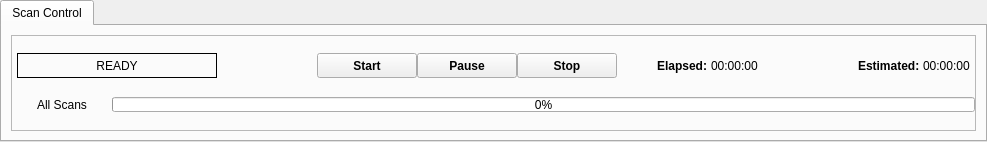
  <widget class="QDockWidget" name="dockWidget_Status">
   <property name="sizePolicy">
    <sizepolicy hsizetype="Preferred" vsizetype="Maximum">
     <horstretch>0</horstretch>
     <verstretch>0</verstretch>
    </sizepolicy>
   </property>
   <property name="minimumSize">
    <size>
     <width>850</width>
     <height>142</height>
    </size>
   </property>
   <property name="maximumSize">
    <size>
     <width>524287</width>
     <height>524287</height>
    </size>
   </property>
   <property name="features">
    <set>QDockWidget::DockWidgetClosable|QDockWidget::DockWidgetFloatable</set>
   </property>
   <property name="allowedAreas">
    <set>Qt::BottomDockWidgetArea</set>
   </property>
   <property name="windowTitle">
    <string>Status</string>
   </property>
   <attribute name="dockWidgetArea">
    <number>8</number>
   </attribute>
   <widget class="QWidget" name="dockWidgetContents_2">
    <layout class="QVBoxLayout" name="verticalLayout_23">
     <property name="spacing">
      <number>0</number>
     </property>
     <property name="leftMargin">
      <number>0</number>
     </property>
     <property name="topMargin">
      <number>0</number>
     </property>
     <property name="rightMargin">
      <number>0</number>
     </property>
     <property name="bottomMargin">
      <number>0</number>
     </property>
     <item>
      <widget class="QTabWidget" name="propertiesTabWidget">
       <property name="currentIndex">
        <number>0</number>
       </property>
       <widget class="QWidget" name="scan_queue_tab">
        <attribute name="title">
         <string>Scan Control</string>
        </attribute>
        <layout class="QVBoxLayout" name="verticalLayout_7">
         <item>
          <widget class="QFrame" name="scanQFrame">
           <property name="maximumSize">
            <size>
             <width>16777215</width>
             <height>16777215</height>
            </size>
           </property>
           <property name="frameShape">
            <enum>QFrame::StyledPanel</enum>
           </property>
           <property name="frameShadow">
            <enum>QFrame::Raised</enum>
           </property>
           <layout class="QVBoxLayout" name="verticalLayout_27">
            <property name="spacing">
             <number>0</number>
            </property>
            <property name="leftMargin">
             <number>0</number>
            </property>
            <property name="topMargin">
             <number>0</number>
            </property>
            <property name="rightMargin">
             <number>0</number>
            </property>
            <property name="bottomMargin">
             <number>0</number>
            </property>
            <item>
             <layout class="QHBoxLayout" name="horizontalLayout_19">
              <property name="sizeConstraint">
               <enum>QLayout::SetDefaultConstraint</enum>
              </property>
              <property name="leftMargin">
               <number>5</number>
              </property>
              <property name="topMargin">
               <number>2</number>
              </property>
              <property name="rightMargin">
               <number>5</number>
              </property>
              <property name="bottomMargin">
               <number>2</number>
              </property>
              <item>
               <widget class="QLabel" name="scanActionLbl">
                <property name="minimumSize">
                 <size>
                  <width>200</width>
                  <height>0</height>
                 </size>
                </property>
                <property name="maximumSize">
                 <size>
                  <width>16777215</width>
                  <height>30</height>
                 </size>
                </property>
                <property name="autoFillBackground">
                 <bool>false</bool>
                </property>
                <property name="styleSheet">
                 <string notr="true"/>
                </property>
                <property name="frameShape">
                 <enum>QFrame::Box</enum>
                </property>
                <property name="text">
                 <string>READY</string>
                </property>
                <property name="textFormat">
                 <enum>Qt::PlainText</enum>
                </property>
                <property name="alignment">
                 <set>Qt::AlignCenter</set>
                </property>
                <property name="busy" stdset="0">
                 <bool>false</bool>
                </property>
               </widget>
              </item>
              <item>
               <spacer name="horizontalSpacer_4">
                <property name="orientation">
                 <enum>Qt::Horizontal</enum>
                </property>
                <property name="sizeHint" stdset="0">
                 <size>
                  <width>100</width>
                  <height>20</height>
                 </size>
                </property>
               </spacer>
              </item>
              <item>
               <widget class="QPushButton" name="startBtn">
                <property name="minimumSize">
                 <size>
                  <width>100</width>
                  <height>0</height>
                 </size>
                </property>
                <property name="maximumSize">
                 <size>
                  <width>16777215</width>
                  <height>30</height>
                 </size>
                </property>
                <property name="font">
                 <font>
                  <weight>75</weight>
                  <bold>true</bold>
                  <kerning>false</kerning>
                 </font>
                </property>
                <property name="text">
                 <string>Start</string>
                </property>
                <property name="flat">
                 <bool>false</bool>
                </property>
               </widget>
              </item>
              <item>
               <widget class="QPushButton" name="pauseBtn">
                <property name="minimumSize">
                 <size>
                  <width>100</width>
                  <height>0</height>
                 </size>
                </property>
                <property name="maximumSize">
                 <size>
                  <width>16777215</width>
                  <height>30</height>
                 </size>
                </property>
                <property name="font">
                 <font>
                  <weight>75</weight>
                  <bold>true</bold>
                  <kerning>false</kerning>
                 </font>
                </property>
                <property name="text">
                 <string>Pause</string>
                </property>
                <property name="checkable">
                 <bool>true</bool>
                </property>
                <property name="checked">
                 <bool>false</bool>
                </property>
               </widget>
              </item>
              <item>
               <widget class="QPushButton" name="stopBtn">
                <property name="minimumSize">
                 <size>
                  <width>100</width>
                  <height>0</height>
                 </size>
                </property>
                <property name="maximumSize">
                 <size>
                  <width>16777215</width>
                  <height>30</height>
                 </size>
                </property>
                <property name="font">
                 <font>
                  <weight>75</weight>
                  <bold>true</bold>
                  <kerning>false</kerning>
                 </font>
                </property>
                <property name="text">
                 <string>Stop</string>
                </property>
               </widget>
              </item>
              <item>
               <spacer name="horizontalSpacer_2">
                <property name="orientation">
                 <enum>Qt::Horizontal</enum>
                </property>
                <property name="sizeHint" stdset="0">
                 <size>
                  <width>40</width>
                  <height>20</height>
                 </size>
                </property>
               </spacer>
              </item>
              <item>
               <widget class="QLabel" name="label_31">
                <property name="maximumSize">
                 <size>
                  <width>16777215</width>
                  <height>25</height>
                 </size>
                </property>
                <property name="font">
                 <font>
                  <weight>75</weight>
                  <bold>true</bold>
                 </font>
                </property>
                <property name="text">
                 <string>Elapsed: </string>
                </property>
               </widget>
              </item>
              <item>
               <widget class="QLabel" name="elapsedTimeLbl">
                <property name="maximumSize">
                 <size>
                  <width>16777215</width>
                  <height>25</height>
                 </size>
                </property>
                <property name="palette">
                 <palette>
                  <active>
                   <colorrole role="Button">
                    <brush brushstyle="SolidPattern">
                     <color alpha="255">
                      <red>223</red>
                      <green>223</green>
                      <blue>224</blue>
                     </color>
                    </brush>
                   </colorrole>
                   <colorrole role="Text">
                    <brush brushstyle="SolidPattern">
                     <color alpha="255">
                      <red>0</red>
                      <green>0</green>
                      <blue>255</blue>
                     </color>
                    </brush>
                   </colorrole>
                   <colorrole role="Base">
                    <brush brushstyle="SolidPattern">
                     <color alpha="255">
                      <red>223</red>
                      <green>223</green>
                      <blue>224</blue>
                     </color>
                    </brush>
                   </colorrole>
                   <colorrole role="Window">
                    <brush brushstyle="SolidPattern">
                     <color alpha="255">
                      <red>223</red>
                      <green>223</green>
                      <blue>224</blue>
                     </color>
                    </brush>
                   </colorrole>
                   <colorrole role="PlaceholderText">
                    <brush brushstyle="NoBrush">
                     <color alpha="128">
                      <red>0</red>
                      <green>0</green>
                      <blue>255</blue>
                     </color>
                    </brush>
                   </colorrole>
                  </active>
                  <inactive>
                   <colorrole role="Button">
                    <brush brushstyle="SolidPattern">
                     <color alpha="255">
                      <red>223</red>
                      <green>223</green>
                      <blue>224</blue>
                     </color>
                    </brush>
                   </colorrole>
                   <colorrole role="Text">
                    <brush brushstyle="SolidPattern">
                     <color alpha="255">
                      <red>0</red>
                      <green>0</green>
                      <blue>255</blue>
                     </color>
                    </brush>
                   </colorrole>
                   <colorrole role="Base">
                    <brush brushstyle="SolidPattern">
                     <color alpha="255">
                      <red>223</red>
                      <green>223</green>
                      <blue>224</blue>
                     </color>
                    </brush>
                   </colorrole>
                   <colorrole role="Window">
                    <brush brushstyle="SolidPattern">
                     <color alpha="255">
                      <red>223</red>
                      <green>223</green>
                      <blue>224</blue>
                     </color>
                    </brush>
                   </colorrole>
                   <colorrole role="PlaceholderText">
                    <brush brushstyle="NoBrush">
                     <color alpha="128">
                      <red>0</red>
                      <green>0</green>
                      <blue>255</blue>
                     </color>
                    </brush>
                   </colorrole>
                  </inactive>
                  <disabled>
                   <colorrole role="Button">
                    <brush brushstyle="SolidPattern">
                     <color alpha="255">
                      <red>223</red>
                      <green>223</green>
                      <blue>224</blue>
                     </color>
                    </brush>
                   </colorrole>
                   <colorrole role="Text">
                    <brush brushstyle="SolidPattern">
                     <color alpha="255">
                      <red>110</red>
                      <green>110</green>
                      <blue>110</blue>
                     </color>
                    </brush>
                   </colorrole>
                   <colorrole role="Base">
                    <brush brushstyle="SolidPattern">
                     <color alpha="255">
                      <red>223</red>
                      <green>223</green>
                      <blue>224</blue>
                     </color>
                    </brush>
                   </colorrole>
                   <colorrole role="Window">
                    <brush brushstyle="SolidPattern">
                     <color alpha="255">
                      <red>223</red>
                      <green>223</green>
                      <blue>224</blue>
                     </color>
                    </brush>
                   </colorrole>
                   <colorrole role="PlaceholderText">
                    <brush brushstyle="NoBrush">
                     <color alpha="128">
                      <red>0</red>
                      <green>0</green>
                      <blue>255</blue>
                     </color>
                    </brush>
                   </colorrole>
                  </disabled>
                 </palette>
                </property>
                <property name="font">
                 <font>
                  <weight>50</weight>
                  <bold>false</bold>
                 </font>
                </property>
                <property name="text">
                 <string>00:00:00</string>
                </property>
               </widget>
              </item>
              <item>
               <spacer name="horizontalSpacer">
                <property name="orientation">
                 <enum>Qt::Horizontal</enum>
                </property>
                <property name="sizeHint" stdset="0">
                 <size>
                  <width>100</width>
                  <height>20</height>
                 </size>
                </property>
               </spacer>
              </item>
              <item>
               <widget class="QLabel" name="label_33">
                <property name="maximumSize">
                 <size>
                  <width>16777215</width>
                  <height>25</height>
                 </size>
                </property>
                <property name="font">
                 <font>
                  <weight>75</weight>
                  <bold>true</bold>
                 </font>
                </property>
                <property name="text">
                 <string>Estimated: </string>
                </property>
               </widget>
              </item>
              <item>
               <widget class="QLabel" name="estimatedTimeLbl">
                <property name="maximumSize">
                 <size>
                  <width>16777215</width>
                  <height>25</height>
                 </size>
                </property>
                <property name="palette">
                 <palette>
                  <active>
                   <colorrole role="Button">
                    <brush brushstyle="SolidPattern">
                     <color alpha="255">
                      <red>223</red>
                      <green>223</green>
                      <blue>224</blue>
                     </color>
                    </brush>
                   </colorrole>
                   <colorrole role="Text">
                    <brush brushstyle="SolidPattern">
                     <color alpha="255">
                      <red>0</red>
                      <green>0</green>
                      <blue>255</blue>
                     </color>
                    </brush>
                   </colorrole>
                   <colorrole role="Base">
                    <brush brushstyle="SolidPattern">
                     <color alpha="255">
                      <red>223</red>
                      <green>223</green>
                      <blue>224</blue>
                     </color>
                    </brush>
                   </colorrole>
                   <colorrole role="Window">
                    <brush brushstyle="SolidPattern">
                     <color alpha="255">
                      <red>223</red>
                      <green>223</green>
                      <blue>224</blue>
                     </color>
                    </brush>
                   </colorrole>
                   <colorrole role="PlaceholderText">
                    <brush brushstyle="NoBrush">
                     <color alpha="128">
                      <red>0</red>
                      <green>0</green>
                      <blue>255</blue>
                     </color>
                    </brush>
                   </colorrole>
                  </active>
                  <inactive>
                   <colorrole role="Button">
                    <brush brushstyle="SolidPattern">
                     <color alpha="255">
                      <red>223</red>
                      <green>223</green>
                      <blue>224</blue>
                     </color>
                    </brush>
                   </colorrole>
                   <colorrole role="Text">
                    <brush brushstyle="SolidPattern">
                     <color alpha="255">
                      <red>0</red>
                      <green>0</green>
                      <blue>255</blue>
                     </color>
                    </brush>
                   </colorrole>
                   <colorrole role="Base">
                    <brush brushstyle="SolidPattern">
                     <color alpha="255">
                      <red>223</red>
                      <green>223</green>
                      <blue>224</blue>
                     </color>
                    </brush>
                   </colorrole>
                   <colorrole role="Window">
                    <brush brushstyle="SolidPattern">
                     <color alpha="255">
                      <red>223</red>
                      <green>223</green>
                      <blue>224</blue>
                     </color>
                    </brush>
                   </colorrole>
                   <colorrole role="PlaceholderText">
                    <brush brushstyle="NoBrush">
                     <color alpha="128">
                      <red>0</red>
                      <green>0</green>
                      <blue>255</blue>
                     </color>
                    </brush>
                   </colorrole>
                  </inactive>
                  <disabled>
                   <colorrole role="Button">
                    <brush brushstyle="SolidPattern">
                     <color alpha="255">
                      <red>223</red>
                      <green>223</green>
                      <blue>224</blue>
                     </color>
                    </brush>
                   </colorrole>
                   <colorrole role="Text">
                    <brush brushstyle="SolidPattern">
                     <color alpha="255">
                      <red>110</red>
                      <green>110</green>
                      <blue>110</blue>
                     </color>
                    </brush>
                   </colorrole>
                   <colorrole role="Base">
                    <brush brushstyle="SolidPattern">
                     <color alpha="255">
                      <red>223</red>
                      <green>223</green>
                      <blue>224</blue>
                     </color>
                    </brush>
                   </colorrole>
                   <colorrole role="Window">
                    <brush brushstyle="SolidPattern">
                     <color alpha="255">
                      <red>223</red>
                      <green>223</green>
                      <blue>224</blue>
                     </color>
                    </brush>
                   </colorrole>
                   <colorrole role="PlaceholderText">
                    <brush brushstyle="NoBrush">
                     <color alpha="128">
                      <red>0</red>
                      <green>0</green>
                      <blue>255</blue>
                     </color>
                    </brush>
                   </colorrole>
                  </disabled>
                 </palette>
                </property>
                <property name="font">
                 <font>
                  <weight>50</weight>
                  <bold>false</bold>
                 </font>
                </property>
                <property name="text">
                 <string>00:00:00</string>
                </property>
               </widget>
              </item>
             </layout>
            </item>
            <item>
             <layout class="QHBoxLayout" name="horizontalLayout_26">
              <property name="sizeConstraint">
               <enum>QLayout::SetDefaultConstraint</enum>
              </property>
              <property name="topMargin">
               <number>2</number>
              </property>
              <property name="bottomMargin">
               <number>2</number>
              </property>
              <item>
               <widget class="QLabel" name="label_44">
                <property name="minimumSize">
                 <size>
                  <width>100</width>
                  <height>0</height>
                 </size>
                </property>
                <property name="maximumSize">
                 <size>
                  <width>100</width>
                  <height>16</height>
                 </size>
                </property>
                <property name="text">
                 <string>All Scans</string>
                </property>
                <property name="alignment">
                 <set>Qt::AlignCenter</set>
                </property>
               </widget>
              </item>
              <item>
               <widget class="QProgressBar" name="totalProgBar">
                <property name="sizePolicy">
                 <sizepolicy hsizetype="Preferred" vsizetype="Fixed">
                  <horstretch>0</horstretch>
                  <verstretch>0</verstretch>
                 </sizepolicy>
                </property>
                <property name="minimumSize">
                 <size>
                  <width>0</width>
                  <height>15</height>
                 </size>
                </property>
                <property name="maximumSize">
                 <size>
                  <width>16777215</width>
                  <height>15</height>
                 </size>
                </property>
                <property name="value">
                 <number>0</number>
                </property>
               </widget>
              </item>
             </layout>
            </item>
           </layout>
          </widget>
         </item>
        </layout>
       </widget>
      </widget>
     </item>
    </layout>
   </widget>
  </widget>
